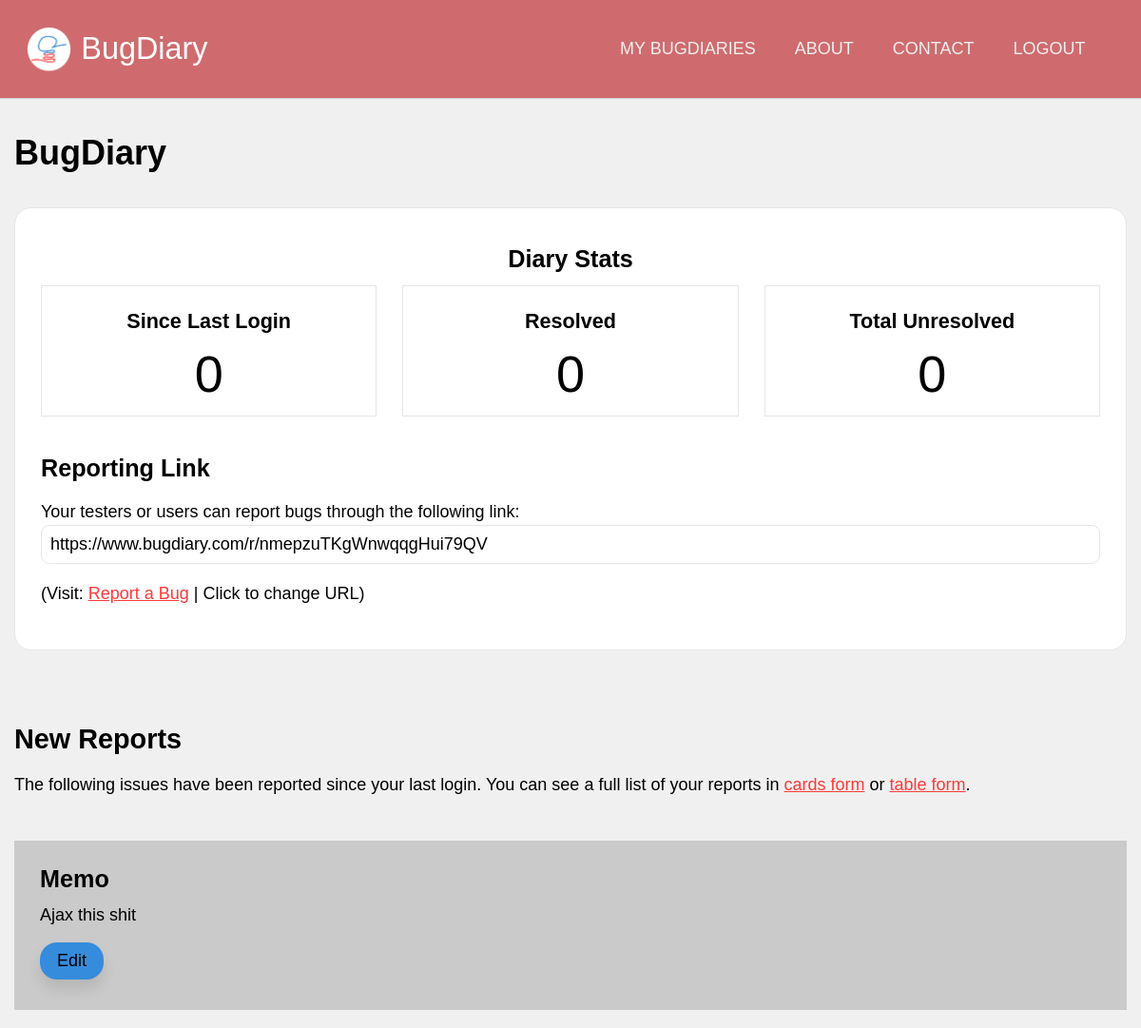
The app's page /projects/view/nmepzuTKgWnwqqgHui79QV (signed in, upper part), older data.
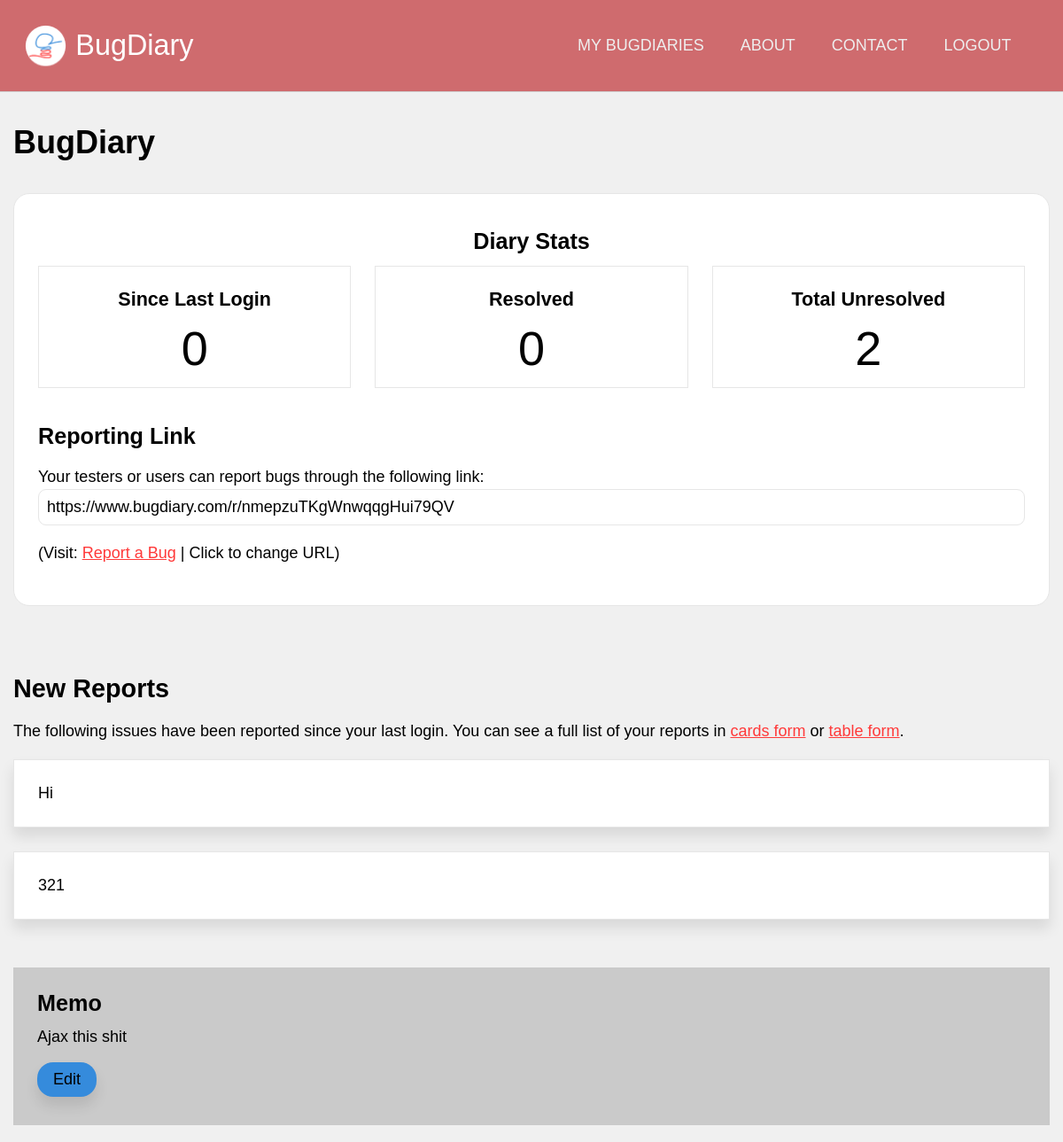
The same page, newer data.
### application/models.py (models this page shows, shortened)
class Projects(db.Model):
    id  = db.Column(db.Integer, primary_key = True, nullable = False)
    url = db.Column(db.String(22), index = True, unique = True, nullable = False)
    name = db.Column(db.String(100), nullable = False)
    description = db.Column(db.Text, nullable = False)
    creation_date = db.Column(db.DateTime, index = True, nullable = False)
    expiry_date = db.Column(db.DateTime, index = True, nullable = False)
    status = db.Column(db.String(10), nullable = False)
    access_code = db.Column(db.String(50), nullable = True)
    owner = db.Column(db.Integer, db.ForeignKey('users.id')) #linked
    bugs = db.relationship('Bugs', backref = 'containing_project')
    locations = db.relationship('Project_bug_locations', backref = 'locations_in')
    types = db.relationship('Project_bug_types', backref = 'types_in')
    settings = db.relationship('Project_settings', backref = 'settings_for', uselist = False)
    blog_posts = db.relationship('Blog_posts', backref= 'post_target')

class Bugs(db.Model):
    id = db.Column(db.Integer, primary_key = True)
    ref_id = db.Column(db.String(100), index = True, unique = True)
    details = db.Column(db.Text)
    author = db.Column(db.String(100))
    author_email = db.Column(db.String(100))
    status = db.Column(db.String(20))
    version = db.Column(db.String(20), index = True)
    report_date = db.Column(db.DateTime, index = True, default = dt.datetime.now())
    resolve_date = db.Column(db.DateTime, default = None)
    project = db.Column(db.Integer, db.ForeignKey('projects.id')) #linked
    bug_location = db.Column(db.Integer, db.ForeignKey('project_bug_locations.id')) #linked
    bug_type = db.Column(db.Integer, db.ForeignKey('project_bug_types.id')) #linked
    comments = db.relationship('Bug_comments', backref = "comment_target")

### application/projects/views.py (the view)
@projects.route('/view/<string:project_url>')
@login_required
def dashboard(project_url):
    target_project = Projects.query.filter_by(url = project_url).first()
    since_last_login = Bugs.query.filter_by(project = target_project.id).filter(Bugs.report_date > current_user.last_login).filter_by(status = "PENDING").count()
    resolved = Bugs.query.filter_by(project = target_project.id).filter_by(status = "RESOLVED").count()
    unresolved = Bugs.query.filter_by(project = target_project.id).filter_by(status = "PENDING").count()
    if target_project == None:
        flash("Sorry, the Bug Diary you were trying to access could not be found. It might have expired or you might have entered a typo.")
        return redirect(url_for('users.dashboard'))
    return render_template('dashboard.html', project = target_project, since_last_login = since_last_login, resolved = resolved, unresolved = unresolved)

### application/models.py (called while the page is built)
@login_manager.user_loader
def load_user(user_id):
    return Users.query.get(user_id)

### application/projects/templates/projects/dashboard.html (shortened to what this page needs)
{% extends 'confined.html' %}
{% import 'macros.html' as macros %}
{% block main %}
<h1>{{ project.name }}</h1>
<div class="main-aside">
    <main>
        <div class="block lined rounded text-centered bg-white">
            <h3>Diary Stats</h3>
            <div class="block-comparison-3">
                <div class="comp1 text-centered lined bg-white">
                    <h4>Since Last Login</h4>
                    <span class="bignum">{{ since_last_login }}</span>
                </div>
                <div class="comp2 text-centered lined bg-white">
                    <h4>Resolved</h4>
                    <span class="bignum">{{ resolved }}</span>
                </div>
                <div class="comp3 text-centered lined bg-white">
                    <h4>Total Unresolved</h4>
                    <span class="bignum">{{ unresolved }}</span>
                </div>
            </div>
            <div style="text-align: left">
                <h3>Reporting Link</h3>
                <p>
                    Your testers or users can report bugs through the following link:
                    <input type="text" readonly value="https://www.bugdiary.com/r/{{ project.url }}">
                    (Visit: <a href="{{ url_for('core.redirect_to', project_url = project.url )}}">Report a Bug</a> | <a onclick="toggleElement('change_url')">Click to change URL</a>)
                </p>
            </div>
        </div>
        <div class="spacer-small"></div>
        <h2>New Reports</h2>
        <p>
            The following issues have been reported since your last login. You can see a full list of your reports in <a href="">cards form</a> or <a href="">table form</a>.
        </p>
        {% for bug in project.bugs %}
            <div class="bg-white lined shadowed block">
                {{ bug.details }}
            </div>
        {% endfor %}
    </main>
    <aside>
        <div class="sidebar-block bg-gray">
            <h3>Memo</h3>
            Ajax this shit
            <br>
            <a class="button-secondary rounded shadowed">Edit</a>
        </div>
    </aside>
</div>
{% endblock %}

### application/templates/confined.html (shortened to what this page needs)
{% extends "base.html" %}
{% block templateMain %}
<main class="confined">
  {% block main %}
  {% endblock %}
</main>
{% endblock %}

### application/templates/base.html (shortened to what this page needs)
<!DOCTYPE html>
{% set version = "0.1.0" %}
<html lang="en" dir="ltr">
  <head>
    <link rel="stylesheet" href="{{ url_for('static', filename='css/unilay5.css') }}?v={{version}}">
    <link rel="stylesheet" href="{{ url_for('static', filename='css/custom.css') }}?v={{version}}">
  </head>
  <body class="unilay5">
    <header>
        <div id="logo"><a href="{{ url_for('core.index') }}">
            {% block custom_logo %}BugDiary{% endblock %}
        </a></div>
        <nav id="navigation">
          {% block custom_nav %}
          <a href="{{ url_for('users.dashboard') }}">MY BUGDIARIES</a>
          <a href="">ABOUT</a>
          <a href="">CONTACT</a>
          {% if current_user.is_authenticated %}
          <a href="{{ url_for('users.logout') }}">LOGOUT</a>
          {% endif %}
          {% endblock %}
        </nav>
    </header>
      {% block templateMain %}{% endblock %}
  </body>
</html>

### application/static/css/unilay5.css (style rules this page uses)
body { font-size: 18px; font-family: sans-serif; color: #000; margin: 0; padding: 0; background-color: #f0f0f0; }
header { background-color: #cf6b6e; border-bottom: 1px solid #d0d0d0; padding: 1.5em; display: grid; text-align: center; grid-template-areas: "logo nav"; }
header #logo { padding-left: 1.8em; line-height: 1.5em; grid-area: logo; background-image: url("../images/logo-small.png"); background-repeat: no-repeat; background-size: contain; text-align: left; font-size: 1.8em; }
header #logo a:link, header #logo a:visited { color: #fff; text-decoration: none; }
header nav, header #navigation { grid-area: nav; padding: 0.75em; text-align: right; z-index: 10; }
header nav a, header #navigation a { text-transform: uppercase; display: inline-block; color: #eeeeee; text-decoration: none; padding: 0 1em; font-family: "Trebuchet MS", Helvetica, sans-serif; }
.confined { max-width: 65em; margin-left: auto; margin-right: auto; }
p { line-height: 150%; }
main a.button-secondary, main a.button-primary { padding: 0.5em 1em; text-decoration: none; margin: 1em auto; display: inline-block; text-align: center; }
main a.button-secondary { background-color: #358bdc; color: #000; }
a:link, a:visited { color: #ff3939; }
h2, h3, h4, h5 { margin: 0.5em 0; }
h1 { color: inherit; font-size: 2em; margin: 1em 0; }
h2 { color: inherit; font-size: 1.6em; }
h3 { color: inherit; font-size: 1.4em; }
h4 { color: inherit; font-size: 1.2em; }
.block { padding: 1.5em; margin-bottom: 1.5em; }
.sidebar-block { padding: 0.75em 1.5em; margin-bottom: 1.5em; }
.block-comparison-3 { display: grid; grid-template-areas: "comp1 comp2 comp3"; grid-template-columns: 1fr 1fr 1fr; grid-gap: 1.5em; }
.block-comparison-3 .comp1 { grid-area: comp1; }
.block-comparison-3 .comp2 { grid-area: comp2; }
.block-comparison-3 .comp3 { grid-area: comp3; }
.block-comparison-3 .comp1, .block-comparison-3 .comp2, .block-comparison-3 .comp3 { padding: 0.75em; margin-bottom: 1.5em; }
.aside-main, .main-aside { display: grid; grid-gap: 1.5em; }
.aside-main main, .main-aside main { grid-area: main; }
.aside-main aside, .main-aside aside { grid-area: aside; }
.main-aside { grid-template-areas: "main aside"; grid-template-columns: auto 400px; }
@media screen and (max-width: 1200px) { .main-aside, .aside-main { grid-template-areas: "main" "aside"; grid-template-columns: auto; grid-template-rows: auto auto; } }
.spacer-small { padding-bottom: 2em; }
.lined { border: 1px solid #e6e6e6; }
.rounded { border-radius: 1em 1em 1em 1em; -moz-border-radius: 1em 1em 1em 1em; -webkit-border-radius: 1em 1em 1em 1em; }
.shadowed { -webkit-box-shadow: 0px 10px 15px 0px rgba(0, 0, 0, 0.1); -moz-box-shadow: 0px 10px 15px 0px rgba(0, 0, 0, 0.1); box-shadow: 0px 10px 15px 0px rgba(0, 0, 0, 0.1); }
.text-centered { text-align: center; }
.bg-white { background-color: #fff; }
.bg-gray { background-color: #cacaca; }
input[type=text], input[type=number], input[type=submit], input[type=password], select, textarea, .button-styled { font-size: 1em; padding: 0.5em; -webkit-appearance: none; -moz-appearance: none; appearance: none; width: 100%; border: 1px solid; font-family: inherit; margin-bottom: 1em; border-color: #e6e6e6; -webkit-box-sizing: border-box; -moz-box-sizing: border-box; box-sizing: border-box; border-radius: 0.5em 0.5em 0.5em 0.5em; -moz-border-radius: 0.5em 0.5em 0.5em 0.5em; -webkit-border-radius: 0.5em 0.5em 0.5em 0.5em; }
.button-secondary { background-color: #358bdc; color: #000; }

### application/static/css/custom.css (style rules this page uses)
.bignum { font-size: 3em; }

Row changes from the older to the newer data that the page shows:
added Bugs: details "Hi"
added Bugs: details "321"
Text that changed along with them:
{{ unresolved }}: "0" → "2"
